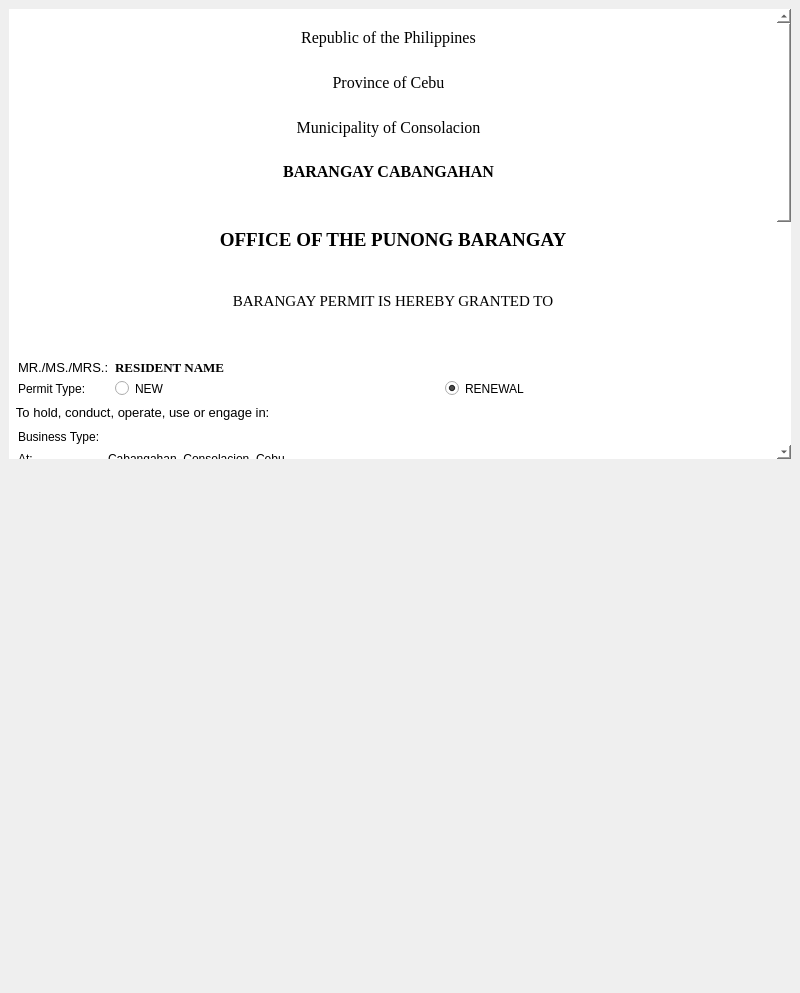
<?xml version="1.0" encoding="UTF-8"?>
<ui version="4.0">
 <class>Form</class>
 <widget class="QWidget" name="Form">
  <property name="geometry">
   <rect>
    <x>0</x>
    <y>0</y>
    <width>800</width>
    <height>993</height>
   </rect>
  </property>
  <property name="minimumSize">
   <size>
    <width>800</width>
    <height>700</height>
   </size>
  </property>
  <property name="windowTitle">
   <string>Barangay Permit System</string>
  </property>
  <layout class="QVBoxLayout" name="verticalLayout">
   <property name="spacing">
    <number>9</number>
   </property>
   <property name="leftMargin">
    <number>9</number>
   </property>
   <property name="topMargin">
    <number>9</number>
   </property>
   <property name="rightMargin">
    <number>9</number>
   </property>
   <property name="bottomMargin">
    <number>9</number>
   </property>
   <item alignment="Qt::AlignTop">
    <widget class="QScrollArea" name="scrollArea">
     <property name="sizePolicy">
      <sizepolicy hsizetype="Expanding" vsizetype="Ignored">
       <horstretch>0</horstretch>
       <verstretch>0</verstretch>
      </sizepolicy>
     </property>
     <property name="minimumSize">
      <size>
       <width>0</width>
       <height>450</height>
      </size>
     </property>
     <property name="maximumSize">
      <size>
       <width>16777215</width>
       <height>450</height>
      </size>
     </property>
     <property name="styleSheet">
      <string notr="true">

        border: none;
        background: white;
</string>
     </property>
     <property name="lineWidth">
      <number>0</number>
     </property>
     <property name="widgetResizable">
      <bool>true</bool>
     </property>
     <widget class="QWidget" name="scrollAreaWidgetContents">
      <property name="geometry">
       <rect>
        <x>0</x>
        <y>0</y>
        <width>761</width>
        <height>1027</height>
       </rect>
      </property>
      <layout class="QVBoxLayout" name="verticalLayout_3">
       <property name="spacing">
        <number>0</number>
       </property>
       <property name="leftMargin">
        <number>0</number>
       </property>
       <property name="topMargin">
        <number>0</number>
       </property>
       <property name="rightMargin">
        <number>0</number>
       </property>
       <property name="bottomMargin">
        <number>0</number>
       </property>
       <item>
        <widget class="QWidget" name="centralCertificate" native="true">
         <property name="styleSheet">
          <string notr="true">BACKGROUND-COLOR:WHITE</string>
         </property>
         <layout class="QVBoxLayout" name="verticalLayout_2">
          <property name="spacing">
           <number>0</number>
          </property>
          <property name="leftMargin">
           <number>0</number>
          </property>
          <property name="topMargin">
           <number>0</number>
          </property>
          <property name="rightMargin">
           <number>0</number>
          </property>
          <property name="bottomMargin">
           <number>0</number>
          </property>
          <item>
           <widget class="QWidget" name="widget_6" native="true">
            <property name="minimumSize">
             <size>
              <width>0</width>
              <height>200</height>
             </size>
            </property>
            <layout class="QHBoxLayout" name="horizontalLayout_8" stretch="0,0,0">
             <property name="leftMargin">
              <number>0</number>
             </property>
             <property name="topMargin">
              <number>0</number>
             </property>
             <property name="rightMargin">
              <number>0</number>
             </property>
             <item>
              <widget class="QWidget" name="widget_10" native="true">
               <property name="minimumSize">
                <size>
                 <width>250</width>
                 <height>0</height>
                </size>
               </property>
               <property name="maximumSize">
                <size>
                 <width>600</width>
                 <height>16777215</height>
                </size>
               </property>
               <property name="styleSheet">
                <string notr="true"/>
               </property>
               <layout class="QHBoxLayout" name="horizontalLayout_9">
                <property name="leftMargin">
                 <number>12</number>
                </property>
                <property name="topMargin">
                 <number>9</number>
                </property>
                <property name="bottomMargin">
                 <number>50</number>
                </property>
                <item>
                 <widget class="QLabel" name="leftLogoLabel_6">
                  <property name="sizePolicy">
                   <sizepolicy hsizetype="MinimumExpanding" vsizetype="Expanding">
                    <horstretch>0</horstretch>
                    <verstretch>0</verstretch>
                   </sizepolicy>
                  </property>
                  <property name="minimumSize">
                   <size>
                    <width>120</width>
                    <height>12</height>
                   </size>
                  </property>
                  <property name="maximumSize">
                   <size>
                    <width>100</width>
                    <height>110</height>
                   </size>
                  </property>
                  <property name="styleSheet">
                   <string notr="true">
border-image:  url(:/IMAGES/Picture1-removebg-preview.png);
border:none;

</string>
                  </property>
                  <property name="frameShape">
                   <enum>QFrame::NoFrame</enum>
                  </property>
                  <property name="text">
                   <string/>
                  </property>
                  <property name="scaledContents">
                   <bool>true</bool>
                  </property>
                  <property name="alignment">
                   <set>Qt::AlignCenter</set>
                  </property>
                 </widget>
                </item>
               </layout>
              </widget>
             </item>
             <item alignment="Qt::AlignHCenter">
              <widget class="QWidget" name="widget_11" native="true">
               <layout class="QHBoxLayout" name="horizontalLayout_10">
                <property name="leftMargin">
                 <number>0</number>
                </property>
                <item>
                 <layout class="QVBoxLayout" name="headerTextLayout_4" stretch="0,0,0,0">
                  <property name="sizeConstraint">
                   <enum>QLayout::SetFixedSize</enum>
                  </property>
                  <item>
                   <widget class="QLabel" name="republicLabel_4">
                    <property name="font">
                     <font>
                      <family>Times New Roman</family>
                      <pointsize>12</pointsize>
                     </font>
                    </property>
                    <property name="text">
                     <string>Republic of the Philippines</string>
                    </property>
                    <property name="alignment">
                     <set>Qt::AlignCenter</set>
                    </property>
                   </widget>
                  </item>
                  <item>
                   <widget class="QLabel" name="provinceLabel_4">
                    <property name="font">
                     <font>
                      <family>Times New Roman</family>
                      <pointsize>12</pointsize>
                     </font>
                    </property>
                    <property name="text">
                     <string>Province of Cebu</string>
                    </property>
                    <property name="alignment">
                     <set>Qt::AlignCenter</set>
                    </property>
                   </widget>
                  </item>
                  <item>
                   <widget class="QLabel" name="municipalityLabel_4">
                    <property name="font">
                     <font>
                      <family>Times New Roman</family>
                      <pointsize>12</pointsize>
                     </font>
                    </property>
                    <property name="text">
                     <string>Municipality of Consolacion</string>
                    </property>
                    <property name="alignment">
                     <set>Qt::AlignCenter</set>
                    </property>
                   </widget>
                  </item>
                  <item>
                   <widget class="QLabel" name="barangayLabel_4">
                    <property name="font">
                     <font>
                      <family>Times New Roman</family>
                      <pointsize>12</pointsize>
                      <weight>75</weight>
                      <bold>true</bold>
                     </font>
                    </property>
                    <property name="text">
                     <string>BARANGAY CABANGAHAN</string>
                    </property>
                    <property name="alignment">
                     <set>Qt::AlignCenter</set>
                    </property>
                   </widget>
                  </item>
                 </layout>
                </item>
               </layout>
              </widget>
             </item>
             <item>
              <widget class="QWidget" name="widget_12" native="true">
               <property name="minimumSize">
                <size>
                 <width>200</width>
                 <height>0</height>
                </size>
               </property>
               <property name="maximumSize">
                <size>
                 <width>300</width>
                 <height>16777215</height>
                </size>
               </property>
               <layout class="QHBoxLayout" name="horizontalLayout_11">
                <property name="topMargin">
                 <number>0</number>
                </property>
                <property name="bottomMargin">
                 <number>50</number>
                </property>
                <item>
                 <widget class="QLabel" name="leftLogoLabel_7">
                  <property name="sizePolicy">
                   <sizepolicy hsizetype="MinimumExpanding" vsizetype="Expanding">
                    <horstretch>0</horstretch>
                    <verstretch>0</verstretch>
                   </sizepolicy>
                  </property>
                  <property name="minimumSize">
                   <size>
                    <width>230</width>
                    <height>125</height>
                   </size>
                  </property>
                  <property name="maximumSize">
                   <size>
                    <width>100</width>
                    <height>120</height>
                   </size>
                  </property>
                  <property name="styleSheet">
                   <string notr="true">
border-image:url(:/IMAGES/Flag_of_Consolacion__Cebu-removebg-preview.png);
border:none;</string>
                  </property>
                  <property name="frameShape">
                   <enum>QFrame::NoFrame</enum>
                  </property>
                  <property name="text">
                   <string/>
                  </property>
                  <property name="scaledContents">
                   <bool>true</bool>
                  </property>
                  <property name="alignment">
                   <set>Qt::AlignCenter</set>
                  </property>
                 </widget>
                </item>
               </layout>
              </widget>
             </item>
            </layout>
           </widget>
          </item>
          <item>
           <widget class="QLabel" name="labelOffice_2">
            <property name="minimumSize">
             <size>
              <width>200</width>
              <height>0</height>
             </size>
            </property>
            <property name="maximumSize">
             <size>
              <width>16777215</width>
              <height>700</height>
             </size>
            </property>
            <property name="font">
             <font>
              <family>Times New Roman</family>
              <pointsize>14</pointsize>
              <weight>75</weight>
              <bold>true</bold>
             </font>
            </property>
            <property name="styleSheet">
             <string notr="true">margin-top: 20px</string>
            </property>
            <property name="text">
             <string>OFFICE OF THE PUNONG BARANGAY</string>
            </property>
            <property name="alignment">
             <set>Qt::AlignCenter</set>
            </property>
           </widget>
          </item>
          <item>
           <widget class="QLabel" name="labelGrantTo_2">
            <property name="minimumSize">
             <size>
              <width>0</width>
              <height>100</height>
             </size>
            </property>
            <property name="font">
             <font>
              <family>Times New Roman</family>
              <pointsize>11</pointsize>
              <weight>50</weight>
              <bold>false</bold>
             </font>
            </property>
            <property name="text">
             <string>BARANGAY PERMIT IS HEREBY GRANTED TO</string>
            </property>
            <property name="alignment">
             <set>Qt::AlignCenter</set>
            </property>
           </widget>
          </item>
          <item>
           <widget class="QFrame" name="framePersonalInfo_2">
            <property name="frameShape">
             <enum>QFrame::StyledPanel</enum>
            </property>
            <property name="frameShadow">
             <enum>QFrame::Raised</enum>
            </property>
            <layout class="QFormLayout" name="formLayout_6">
             <item row="0" column="0">
              <widget class="QLabel" name="labelName_2">
               <property name="font">
                <font>
                 <pointsize>10</pointsize>
                </font>
               </property>
               <property name="text">
                <string>MR./MS./MRS.:</string>
               </property>
              </widget>
             </item>
             <item row="1" column="0">
              <widget class="QLabel" name="labelPermitType_2">
               <property name="text">
                <string>Permit Type:</string>
               </property>
              </widget>
             </item>
             <item row="1" column="1">
              <layout class="QHBoxLayout" name="horizontalLayout_4">
               <item>
                <widget class="QRadioButton" name="radioButtonNew_2">
                 <property name="text">
                  <string>NEW</string>
                 </property>
                </widget>
               </item>
               <item>
                <widget class="QRadioButton" name="radioButtonRenewal_2">
                 <property name="text">
                  <string>RENEWAL</string>
                 </property>
                 <property name="checked">
                  <bool>true</bool>
                 </property>
                </widget>
               </item>
              </layout>
             </item>
             <item row="0" column="1">
              <widget class="QLabel" name="label_2">
               <property name="font">
                <font>
                 <family>Times New Roman</family>
                 <pointsize>10</pointsize>
                 <weight>75</weight>
                 <bold>true</bold>
                </font>
               </property>
               <property name="text">
                <string>RESIDENT NAME </string>
               </property>
              </widget>
             </item>
            </layout>
           </widget>
          </item>
          <item>
           <widget class="QLabel" name="labelPermitDetails_2">
            <property name="font">
             <font>
              <pointsize>10</pointsize>
             </font>
            </property>
            <property name="text">
             <string>  To hold, conduct, operate, use or engage in:</string>
            </property>
           </widget>
          </item>
          <item>
           <widget class="QFrame" name="frameBusinessDetails_2">
            <property name="frameShape">
             <enum>QFrame::StyledPanel</enum>
            </property>
            <property name="frameShadow">
             <enum>QFrame::Raised</enum>
            </property>
            <layout class="QFormLayout" name="formLayout_7">
             <item row="0" column="0">
              <widget class="QLabel" name="labelBusinessType_2">
               <property name="text">
                <string>Business Type:</string>
               </property>
              </widget>
             </item>
             <item row="0" column="1">
              <widget class="QLineEdit" name="lineEditBusinessType_2">
               <property name="styleSheet">
                <string notr="true"/>
               </property>
              </widget>
             </item>
             <item row="1" column="0">
              <widget class="QLabel" name="labelLocation_2">
               <property name="text">
                <string>At:</string>
               </property>
              </widget>
             </item>
             <item row="1" column="1">
              <widget class="QLineEdit" name="lineEditLocation_2">
               <property name="text">
                <string>Cabangahan, Consolacion, Cebu</string>
               </property>
              </widget>
             </item>
            </layout>
           </widget>
          </item>
          <item>
           <widget class="QFrame" name="framePeriod_2">
            <property name="frameShape">
             <enum>QFrame::StyledPanel</enum>
            </property>
            <property name="frameShadow">
             <enum>QFrame::Raised</enum>
            </property>
            <layout class="QFormLayout" name="formLayout_9">
             <item row="0" column="0">
              <widget class="QLabel" name="labelPeriod_2">
               <property name="font">
                <font>
                 <pointsize>10</pointsize>
                 <weight>75</weight>
                 <bold>true</bold>
                </font>
               </property>
               <property name="text">
                <string>For the period of:</string>
               </property>
              </widget>
             </item>
             <item row="0" column="1">
              <layout class="QHBoxLayout" name="horizontalLayout_6">
               <item alignment="Qt::AlignHCenter">
                <widget class="QDateEdit" name="dateEditFrom_2">
                 <property name="styleSheet">
                  <string notr="true">
    QDateEdit {
        border: none;
        background: transparent;
    }
    QDateEdit::drop-down {
        width: 0px;
    }
</string>
                 </property>
                 <property name="displayFormat">
                  <string>MMMM dd, yyyy</string>
                 </property>
                 <property name="calendarPopup">
                  <bool>true</bool>
                 </property>
                </widget>
               </item>
               <item>
                <widget class="QLabel" name="labelTo_2">
                 <property name="minimumSize">
                  <size>
                   <width>80</width>
                   <height>0</height>
                  </size>
                 </property>
                 <property name="maximumSize">
                  <size>
                   <width>50</width>
                   <height>16777215</height>
                  </size>
                 </property>
                 <property name="text">
                  <string>to</string>
                 </property>
                 <property name="alignment">
                  <set>Qt::AlignCenter</set>
                 </property>
                 <property name="margin">
                  <number>0</number>
                 </property>
                </widget>
               </item>
               <item>
                <widget class="QDateEdit" name="dateEditTo_2">
                 <property name="styleSheet">
                  <string notr="true">
    QDateEdit {
        border: none;
        background: transparent;
    }
    QDateEdit::drop-down {
        width: 0px;
    }


</string>
                 </property>
                 <property name="displayFormat">
                  <string>MMMM dd, yyyy</string>
                 </property>
                 <property name="calendarPopup">
                  <bool>true</bool>
                 </property>
                </widget>
               </item>
              </layout>
             </item>
            </layout>
           </widget>
          </item>
          <item>
           <widget class="QLabel" name="labelSummary_2">
            <property name="font">
             <font>
              <pointsize>10</pointsize>
              <weight>75</weight>
              <bold>true</bold>
             </font>
            </property>
            <property name="text">
             <string>  Summary of Business Permit, Taxes and Other Charges Paid</string>
            </property>
           </widget>
          </item>
          <item>
           <widget class="QFrame" name="frameCharges_2">
            <property name="frameShape">
             <enum>QFrame::StyledPanel</enum>
            </property>
            <property name="frameShadow">
             <enum>QFrame::Raised</enum>
            </property>
            <layout class="QGridLayout" name="gridLayout_4">
             <item row="0" column="0">
              <widget class="QLabel" name="labelKindOfCharges_2">
               <property name="font">
                <font>
                 <weight>75</weight>
                 <bold>true</bold>
                </font>
               </property>
               <property name="text">
                <string>KIND OF CHARGES</string>
               </property>
              </widget>
             </item>
             <item row="0" column="1">
              <widget class="QLabel" name="labelAmountPaid_2">
               <property name="font">
                <font>
                 <weight>75</weight>
                 <bold>true</bold>
                </font>
               </property>
               <property name="text">
                <string>AMOUNT PAID</string>
               </property>
              </widget>
             </item>
             <item row="0" column="2">
              <widget class="QLabel" name="labelORNumber_2">
               <property name="font">
                <font>
                 <weight>75</weight>
                 <bold>true</bold>
                </font>
               </property>
               <property name="text">
                <string>O.R. NUMBER</string>
               </property>
              </widget>
             </item>
             <item row="0" column="3">
              <widget class="QLabel" name="labelDateIssued_2">
               <property name="font">
                <font>
                 <weight>75</weight>
                 <bold>true</bold>
                </font>
               </property>
               <property name="text">
                <string>DATE ISSUED</string>
               </property>
              </widget>
             </item>
             <item row="1" column="0">
              <widget class="QLineEdit" name="lineEditKindOfCharges_2">
               <property name="text">
                <string>Clearance/permit</string>
               </property>
              </widget>
             </item>
             <item row="1" column="1">
              <widget class="QLineEdit" name="lineEditAmountPaid_2">
               <property name="text">
                <string>P 450.00</string>
               </property>
              </widget>
             </item>
             <item row="1" column="2">
              <widget class="QLineEdit" name="lineEditORNumber_2"/>
             </item>
             <item row="1" column="3">
              <widget class="QDateEdit" name="dateEditIssued_2">
               <property name="styleSheet">
                <string notr="true">
    QDateEdit {
        border: none;
        background: transparent;
    }
    QDateEdit::drop-down {
        width: 0px;
    }


</string>
               </property>
               <property name="displayFormat">
                <string>MM/dd/yyyy</string>
               </property>
               <property name="calendarPopup">
                <bool>true</bool>
               </property>
              </widget>
             </item>
            </layout>
           </widget>
          </item>
          <item>
           <widget class="QFrame" name="frameValidityInfo_2">
            <property name="frameShape">
             <enum>QFrame::StyledPanel</enum>
            </property>
            <property name="frameShadow">
             <enum>QFrame::Raised</enum>
            </property>
            <layout class="QVBoxLayout" name="verticalLayout_7">
             <item>
              <widget class="QLabel" name="labelValidity_2">
               <property name="font">
                <font>
                 <pointsize>9</pointsize>
                 <weight>75</weight>
                 <bold>true</bold>
                </font>
               </property>
               <property name="text">
                <string>This CLEARANCE/PERMIT is valid until [Month], [Year] unless revoked for a cause as provided by law, ordinance and other existing laws.</string>
               </property>
               <property name="wordWrap">
                <bool>true</bool>
               </property>
              </widget>
             </item>
             <item>
              <layout class="QFormLayout" name="formLayout_10">
               <item row="0" column="0">
                <widget class="QLabel" name="labelIssuedAt_2">
                 <property name="text">
                  <string>Issued at:</string>
                 </property>
                </widget>
               </item>
               <item row="0" column="1">
                <widget class="QLineEdit" name="lineEditIssuedAt_2">
                 <property name="text">
                  <string>Cabangahan, Consolacion, Cebu Philippines</string>
                 </property>
                </widget>
               </item>
               <item row="1" column="0">
                <widget class="QLabel" name="labelIssuedOn_2">
                 <property name="text">
                  <string>Issued on:</string>
                 </property>
                </widget>
               </item>
               <item row="1" column="1">
                <widget class="QDateEdit" name="dateEditIssuedOn_2">
                 <property name="styleSheet">
                  <string notr="true">
    QDateEdit {
        border: none;
        background: transparent;
    }
    QDateEdit::drop-down {
        width: 0px;
    }



</string>
                 </property>
                 <property name="displayFormat">
                  <string>MMMM dd, yyyy</string>
                 </property>
                 <property name="calendarPopup">
                  <bool>true</bool>
                 </property>
                </widget>
               </item>
              </layout>
             </item>
            </layout>
           </widget>
          </item>
          <item>
           <widget class="QFrame" name="frameResidenceCert_2">
            <property name="frameShape">
             <enum>QFrame::StyledPanel</enum>
            </property>
            <property name="frameShadow">
             <enum>QFrame::Raised</enum>
            </property>
            <layout class="QFormLayout" name="formLayout_8">
             <item row="0" column="0">
              <widget class="QLabel" name="labelResidenceCert_2">
               <property name="text">
                <string>Residence Certificate No.:</string>
               </property>
              </widget>
             </item>
             <item row="0" column="1">
              <widget class="QLineEdit" name="lineEditResidenceCert_2"/>
             </item>
             <item row="1" column="0">
              <widget class="QLabel" name="labelIssuedOnCert_2">
               <property name="text">
                <string>Issued on:</string>
               </property>
              </widget>
             </item>
             <item row="1" column="1">
              <widget class="QDateEdit" name="dateEditIssuedOnCert_2">
               <property name="styleSheet">
                <string notr="true">
    QDateEdit {
        border: none;
        background: transparent;
    }
    QDateEdit::drop-down {
        width: 0px;
    }


</string>
               </property>
               <property name="displayFormat">
                <string>MM/dd/yyyy</string>
               </property>
               <property name="calendarPopup">
                <bool>true</bool>
               </property>
              </widget>
             </item>
             <item row="2" column="0">
              <widget class="QLabel" name="labelIssuedInCert_2">
               <property name="text">
                <string>Issued in:</string>
               </property>
              </widget>
             </item>
             <item row="2" column="1">
              <widget class="QLineEdit" name="lineEditIssuedInCert_2">
               <property name="text">
                <string>Consolacion</string>
               </property>
              </widget>
             </item>
            </layout>
           </widget>
          </item>
          <item>
           <widget class="QFrame" name="frameInspector_2">
            <property name="frameShape">
             <enum>QFrame::StyledPanel</enum>
            </property>
            <property name="frameShadow">
             <enum>QFrame::Raised</enum>
            </property>
            <layout class="QGridLayout" name="gridLayout_3">
             <item row="1" column="0">
              <widget class="QLineEdit" name="lineEditInspector1_2">
               <property name="text">
                <string>1. Veronica Herbieto</string>
               </property>
              </widget>
             </item>
             <item row="1" column="1">
              <widget class="QDateEdit" name="dateEditInspection1_2">
               <property name="styleSheet">
                <string notr="true">
    QDateEdit {
        border: none;
        background: transparent;
    }
    QDateEdit::drop-down {
        width: 0px;
    }



</string>
               </property>
               <property name="displayFormat">
                <string>MM/dd/yyyy</string>
               </property>
               <property name="calendarPopup">
                <bool>true</bool>
               </property>
              </widget>
             </item>
             <item row="1" column="2">
              <widget class="QLineEdit" name="lineEditSignature1_2"/>
             </item>
             <item row="2" column="0">
              <widget class="QLineEdit" name="lineEditInspector2_2">
               <property name="text">
                <string>2.</string>
               </property>
              </widget>
             </item>
             <item row="2" column="1">
              <widget class="QDateEdit" name="dateEditInspection2_2">
               <property name="styleSheet">
                <string notr="true">
    QDateEdit {
        border: none;
        background: transparent;
    }
    QDateEdit::drop-down {
        width: 0px;
    }


</string>
               </property>
               <property name="displayFormat">
                <string>MM/dd/yyyy</string>
               </property>
               <property name="calendarPopup">
                <bool>true</bool>
               </property>
              </widget>
             </item>
             <item row="2" column="2">
              <widget class="QLineEdit" name="lineEditSignature2_2"/>
             </item>
             <item row="0" column="0">
              <widget class="QLabel" name="labelInspector_4">
               <property name="font">
                <font>
                 <weight>75</weight>
                 <bold>true</bold>
                </font>
               </property>
               <property name="text">
                <string>Name and Designation of Inspector</string>
               </property>
               <property name="alignment">
                <set>Qt::AlignCenter</set>
               </property>
              </widget>
             </item>
             <item row="0" column="1">
              <widget class="QLabel" name="labelInspector_5">
               <property name="font">
                <font>
                 <weight>75</weight>
                 <bold>true</bold>
                </font>
               </property>
               <property name="text">
                <string>Date of Inspection</string>
               </property>
               <property name="alignment">
                <set>Qt::AlignCenter</set>
               </property>
              </widget>
             </item>
             <item row="0" column="2">
              <widget class="QLabel" name="labelInspector_6">
               <property name="font">
                <font>
                 <weight>75</weight>
                 <bold>true</bold>
                </font>
               </property>
               <property name="text">
                <string>Signature</string>
               </property>
               <property name="alignment">
                <set>Qt::AlignCenter</set>
               </property>
              </widget>
             </item>
            </layout>
           </widget>
          </item>
          <item>
           <widget class="QLabel" name="labelNotes_2">
            <property name="font">
             <font>
              <weight>75</weight>
              <bold>true</bold>
             </font>
            </property>
            <property name="text">
             <string>NOTE:</string>
            </property>
           </widget>
          </item>
          <item>
           <widget class="QFrame" name="frameNotes_2">
            <property name="frameShape">
             <enum>QFrame::StyledPanel</enum>
            </property>
            <property name="frameShadow">
             <enum>QFrame::Raised</enum>
            </property>
            <layout class="QVBoxLayout" name="verticalLayout_4">
             <item>
              <widget class="QLabel" name="labelNote1_2">
               <property name="text">
                <string>1. Always present this Clearance/Permit upon renewal and/or retirement of business.</string>
               </property>
              </widget>
             </item>
             <item>
              <widget class="QLabel" name="labelNote2_2">
               <property name="text">
                <string>2. DISPLAY THIS permit conspicuously at your establishment with Official Receipts Ready for inspection.</string>
               </property>
              </widget>
             </item>
             <item>
              <widget class="QLabel" name="labelNote3_2">
               <property name="text">
                <string>3. Not Valid Without a Barangay Official Seal.</string>
               </property>
              </widget>
             </item>
            </layout>
           </widget>
          </item>
          <item>
           <widget class="QFrame" name="frameFooter_2">
            <property name="frameShape">
             <enum>QFrame::StyledPanel</enum>
            </property>
            <property name="frameShadow">
             <enum>QFrame::Raised</enum>
            </property>
            <layout class="QVBoxLayout" name="verticalLayout_8">
             <item>
              <widget class="QLabel" name="labelOfficialName_2">
               <property name="font">
                <font>
                 <weight>75</weight>
                 <bold>true</bold>
                </font>
               </property>
               <property name="text">
                <string>                                                                      EDWIN B. MIROZA</string>
               </property>
               <property name="alignment">
                <set>Qt::AlignCenter</set>
               </property>
              </widget>
             </item>
             <item>
              <widget class="QLabel" name="labelOfficialPosition_2">
               <property name="font">
                <font>
                 <weight>75</weight>
                 <bold>true</bold>
                </font>
               </property>
               <property name="text">
                <string>                                                                      Punong Barangay</string>
               </property>
               <property name="alignment">
                <set>Qt::AlignCenter</set>
               </property>
              </widget>
             </item>
            </layout>
           </widget>
          </item>
         </layout>
        </widget>
       </item>
      </layout>
     </widget>
    </widget>
   </item>
  </layout>
 </widget>
 <resources>
  <include location="../IMAGES/res.qrc"/>
 </resources>
 <connections/>
</ui>
